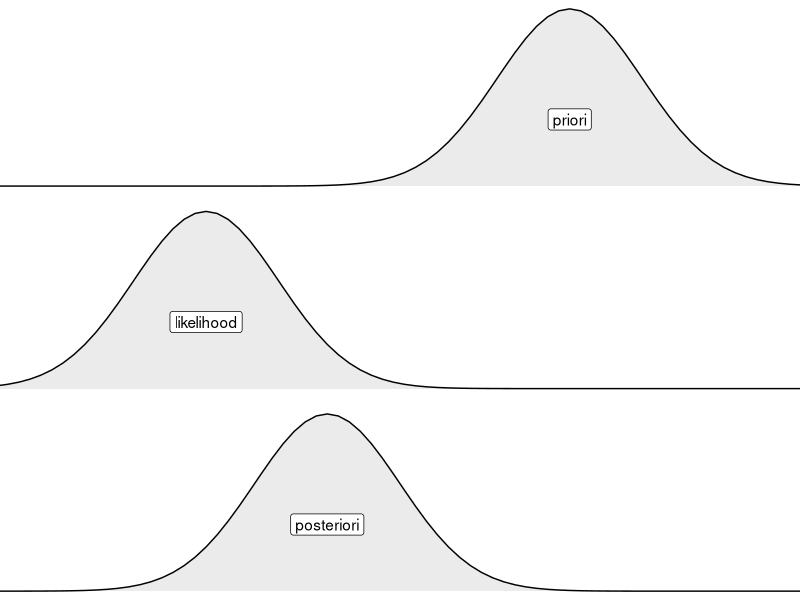
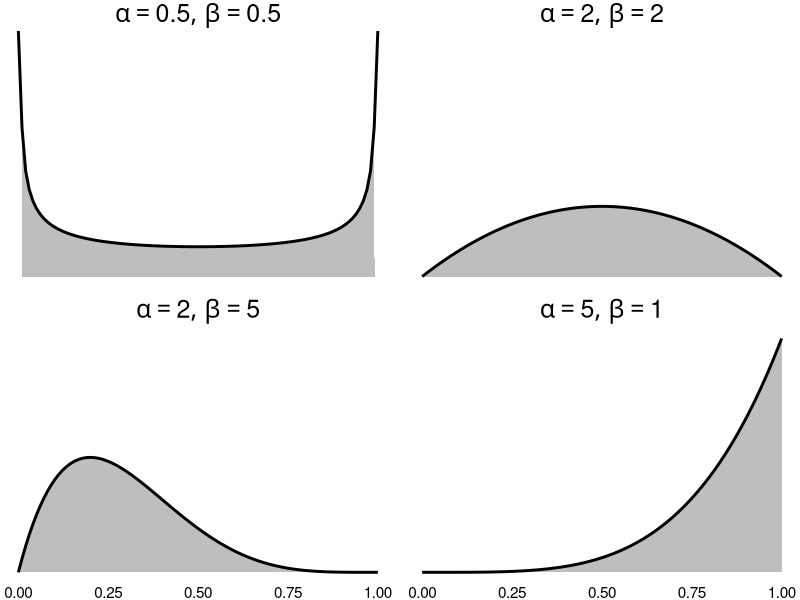
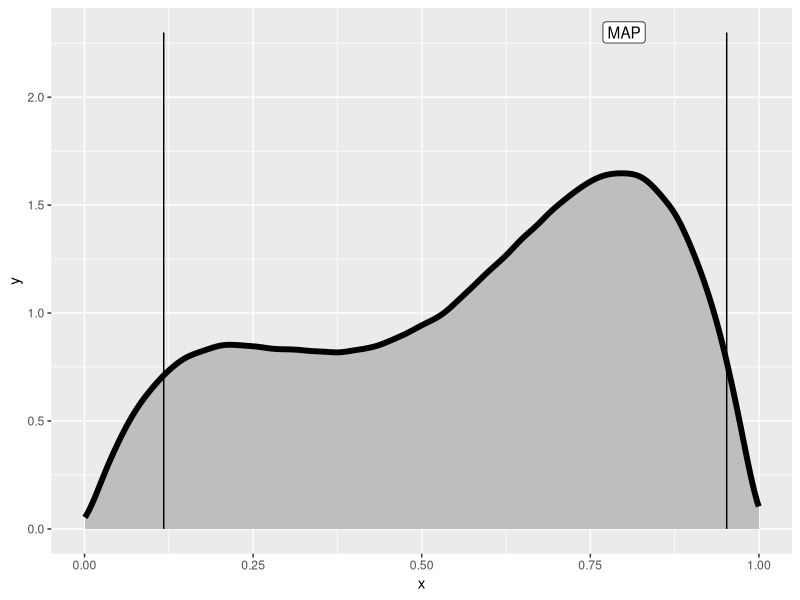

Write the R code that produced these figures, in order.
## ---- chunk 1
library(ggplot2)
library(tidyr)

x = seq(from = -10, to = 35, length.out = 100)
prior_theta = dnorm(x, mean = 20, sd = 3)
likelihood = dnorm(x, mean = 5, sd = 3)
posteriori = dnorm(x, mean = 10, sd = 3)

df = data.frame(priori = prior_theta, likelihood = likelihood, posteriori = posteriori, x = x)
densities = c("priori", "likelihood", "posteriori")
df2 = pivot_longer(df, cols = all_of(densities))
df2$name = factor(df2$name, levels = densities)

lbdt = data.frame(x = c(20, 5, 10),
                  name = factor(densities, levels = densities),
                  y = 0.05)

ggplot(df2) +
geom_polygon(aes(x = x, y = value), fill = "grey", alpha = 0.3) +
geom_line(aes(x = x, y = value)) +
coord_cartesian(xlim=c(-2, 28)) +
scale_fill_discrete("") +
theme_void() + 
facet_grid(name ~ ., switch = "y") +
geom_label(data = lbdt, aes(x = x, y = y, label = name))  +
theme(strip.text.y = element_blank())
## ---- chunk 2
library("ggplot2")
n = 100000
x = seq(from = 0, to = 1, length.out = 100)
#datbeta1 = data.frame(x = x, y = dbeta(x, shape1 = 2, shape2 = 5), dist = Encoding("\u03B1 = 2, \u03B2 = 5"))
datbeta1 = data.frame(x = x, y = dbeta(x, shape1 = 2, shape2 = 5), dist = "list(alpha==2,beta==5)")
# intuition for alpha = beta = 0.5: https://stats.stackexchange.com/questions/362728/whats-the-intuition-for-a-beta-distribution-with-alpha-and-or-beta-less-than
datbeta2 = data.frame(x = x, y = dbeta(x, shape1 = 0.5, shape2 = 0.5), dist = "list(alpha==0.5,beta==0.5)")
datbeta3 = data.frame(x = x, y = dbeta(x, shape1 = 5, shape2 = 1), dist = "list(alpha==5,beta==1)")
datbeta4 = data.frame(x = x, y = dbeta(x, shape1 = 2, shape2 = 2), dist = "list(alpha==2,beta==2)")
 
datbeta = rbind(datbeta1, datbeta2, datbeta3, datbeta4)

ggplot(datbeta, aes(x = x, y = y)) +
geom_area(fill = "grey") +
geom_line(size = 1) +
facet_wrap(. ~ dist, ncol = 2, labeller = label_parsed) + 
theme_void() +
theme(axis.text.x = element_text(),
      strip.text.x = element_text(size = 18))
## ---- chunk 3
library("ggplot2")
n = 1000000
datbeta = data.frame(x = c(rbeta(n/2, shape1 = 2, shape2 = 5), rbeta(n, shape1 = 5, shape2 = 2)))

qs = cumsum(datbeta$x) / sum(datbeta$x)

lower = max(sort(datbeta$x)[qs < 0.025])
upper = min(sort(datbeta$x)[qs > 0.975])


db2 = datbeta[(datbeta$x > lower) & (datbeta$x < upper),, drop = FALSE]

ggplot(datbeta, aes(x = x)) +
geom_density(fill = "grey", size = 2) +
annotate(x = 0.8, y = 2.3, geom = "label", label = "MAP") +
annotate(x = lower, xend = lower, y = 0, yend = 2.3, geom = "segment") +
annotate(x = upper, xend = upper, y = 0, yend = 2.3, geom = "segment")

